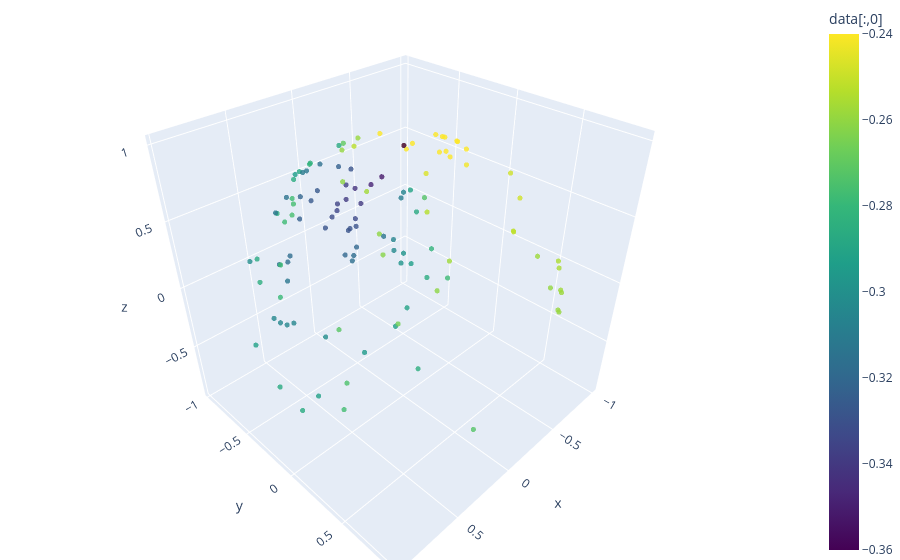

The code cell stored with this chart in its notebook:
### Code cell
import numpy as np

# 取前两列（x, y），逐行算
sphere_coords = np.array([
    mtm.Riemann_sphere_to_Sphere(
        mtm.standard_2simplex_to_Riemann_sphere(row)
    )
    for row in coordinates[:, :2]
])

print(sphere_coords.shape)   # (N, 3)

fig = go.Figure(
    data=[
        go.Scatter3d(
            x=sphere_coords[:,0],
            y=sphere_coords[:,1],
            z=sphere_coords[:,2],
            mode='markers',
            marker=dict(
                size=3,
                color=data_conditional[:,0],
                colorscale='Viridis',
                cmin=-0.36,
                cmax=-0.24,
                opacity=0.8,
                colorbar=dict(
                    title="data[:,0]"
                )
            )
        )
    ]
)

fig.update_layout(
    scene=dict(
        aspectmode='data'
    ),
    margin=dict(l=0, r=0, b=0, t=0)
)

fig.show()

### Figure 1 — Plotly figure (JSON) as saved in the notebook; plotly's stock layout.template omitted (floating-point values rounded to 4 significant figures; data arrays with more than 128 entries replaced by an {"elided": "..."} marker saying what was removed)
{"data": [{"marker": {"cmax": -0.24, "cmin": -0.36, "color": {"elided": "4802 float values"}, "colorbar": {"title": {"text": "data[:,0]"}}, "colorscale": [[0, "#440154"], [0.1111, "#482878"], [0.2222, "#3e4989"], [0.3333, "#31688e"], [0.4444, "#26828e"], [0.5556, "#1f9e89"], [0.6667, "#35b779"], [0.7778, "#6ece58"], [0.8889, "#b5de2b"], [1, "#fde725"]], "opacity": 0.8, "size": 3}, "mode": "markers", "type": "scatter3d", "x": {"elided": "4802 float values"}, "y": {"elided": "4802 float values"}, "z": {"elided": "4802 float values"}}], "layout": {"margin": {"b": 0, "l": 0, "r": 0, "t": 0}, "scene": {"aspectmode": "data"}}}
